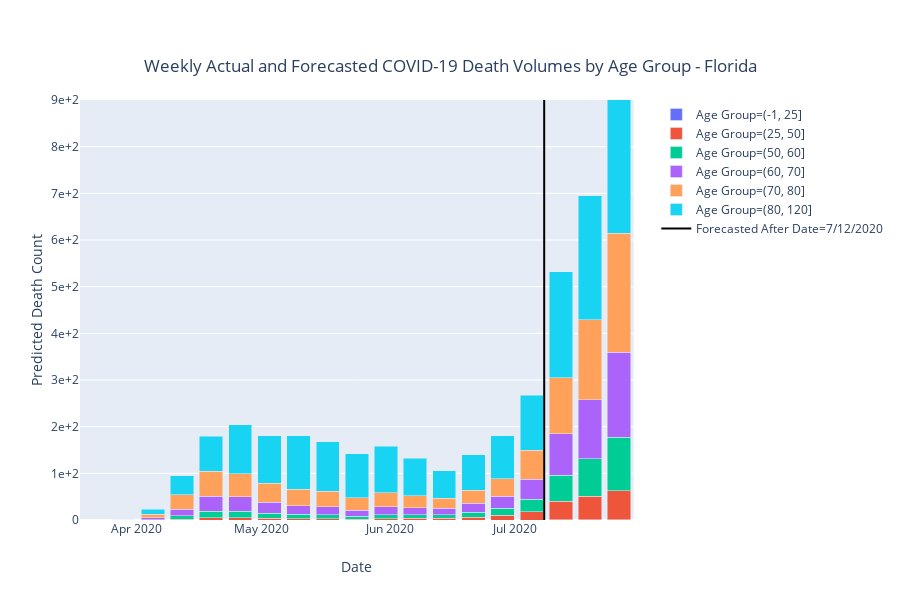

Notebook cell for this chart:
### Code cell
df4 = df4.astype({'avg_death_rate_r':int}) 

fig = px.bar(df4,
             x="TDR_Week",
             y='avg_death_rate_r',
             color='binned',
             barmode='stack',
             labels = {'TDR_Week':'Date','avg_death_rate_r':'Predicted Death Count','binned':'Age Group'},
             title={
                'text': "Weekly Actual and Forecasted COVID-19 Death Volumes by Age Group - Florida",
                'y':0.9,
                'x':0.5,
                'xanchor': 'center',
                'yanchor': 'top'})

temp = {'TDR_Week': ['2020-07-08','2020-07-08'],
        'avg_death_rate_r': [-10000, 10000],
        'binned':['7/12/2020','7/12/2020']
        }
temp_df = pd.DataFrame(temp, columns = ['TDR_Week', 'avg_death_rate_r','binned'])


fig2 = px.line(temp_df
                ,x='TDR_Week'
                ,y='avg_death_rate_r'
               ,color='binned'
            ,color_discrete_sequence=["black"]
               ,hover_data={'avg_death_rate_r':False
                           ,'TDR_Week':False}
               ,labels = {'TDR_Week':'<--- Actuals | Predictions--->','avg_death_rate_r':'blah','binned':'Forecasted After Date'},
)

fig.add_trace(fig2.data[0])
fig.update_yaxes(tickformat = ',.0', range = [0,900])
fig.update_traces(hovertemplate=None)
fig.update_layout(hovermode="x")

#fig.add_bar(df2,x='TDR_Week', y='pred_deaths', barmode='stacked')


fig.show()
#py.plot(fig, filename = 'Weekly Actual and Forecasted COVID-19 Death Volumes by Age Group - Florida', auto_open=False)

### Figure 1 — Plotly figure (JSON) as saved in the notebook; plotly's stock layout.template omitted (floating-point values rounded to 4 significant figures)
{"data": [{"alignmentgroup": "True", "hoverlabel": {"namelength": 0}, "legendgroup": "Age Group=(-1, 25]", "marker": {"color": "#636efa"}, "name": "Age Group=(-1, 25]", "offsetgroup": "Age Group=(-1, 25]", "orientation": "v", "showlegend": true, "textposition": "auto", "type": "bar", "x": ["2020-03-22T00:00:00", "2020-03-29T00:00:00", "2020-04-05T00:00:00", "2020-04-12T00:00:00", "2020-04-19T00:00:00", "2020-04-26T00:00:00", "2020-05-03T00:00:00", "2020-05-10T00:00:00", "2020-05-17T00:00:00", "2020-05-24T00:00:00", "2020-05-31T00:00:00", "2020-06-07T00:00:00", "2020-06-14T00:00:00", "2020-06-21T00:00:00", "2020-06-28T00:00:00", "2020-07-05T00:00:00", "2020-07-12T00:00:00", "2020-07-19T00:00:00", "2020-07-26T00:00:00"], "xaxis": "x", "y": [0, 0, 0, 0, 0, 0, 0, 0, 0, 0, 0, 0, 0, 0, 0, 0, 1, 1, 1], "yaxis": "y"}, {"alignmentgroup": "True", "hoverlabel": {"namelength": 0}, "legendgroup": "Age Group=(25, 50]", "marker": {"color": "#EF553B"}, "name": "Age Group=(25, 50]", "offsetgroup": "Age Group=(25, 50]", "orientation": "v", "showlegend": true, "textposition": "auto", "type": "bar", "x": ["2020-03-22T00:00:00", "2020-03-29T00:00:00", "2020-04-05T00:00:00", "2020-04-12T00:00:00", "2020-04-19T00:00:00", "2020-04-26T00:00:00", "2020-05-03T00:00:00", "2020-05-10T00:00:00", "2020-05-17T00:00:00", "2020-05-24T00:00:00", "2020-05-31T00:00:00", "2020-06-07T00:00:00", "2020-06-14T00:00:00", "2020-06-21T00:00:00", "2020-06-28T00:00:00", "2020-07-05T00:00:00", "2020-07-12T00:00:00", "2020-07-19T00:00:00", "2020-07-26T00:00:00"], "xaxis": "x", "y": [0, 0, 0, 2, 5, 5, 4, 3, 3, 2, 3, 4, 4, 6, 10, 18, 39, 50, 62], "yaxis": "y"}, {"alignmentgroup": "True", "hoverlabel": {"namelength": 0}, "legendgroup": "Age Group=(50, 60]", "marker": {"color": "#00cc96"}, "name": "Age Group=(50, 60]", "offsetgroup": "Age Group=(50, 60]", "orientation": "v", "showlegend": true, "textposition": "auto", "type": "bar", "x": ["2020-03-22T00:00:00", "2020-03-29T00:00:00", "2020-04-05T00:00:00", "2020-04-12T00:00:00", "2020-04-19T00:00:00", "2020-04-26T00:00:00", "2020-05-03T00:00:00", "2020-05-10T00:00:00", "2020-05-17T00:00:00", "2020-05-24T00:00:00", "2020-05-31T00:00:00", "2020-06-07T00:00:00", "2020-06-14T00:00:00", "2020-06-21T00:00:00", "2020-06-28T00:00:00", "2020-07-05T00:00:00", "2020-07-12T00:00:00", "2020-07-19T00:00:00", "2020-07-26T00:00:00"], "xaxis": "x", "y": [0, 0, 1, 7, 14, 14, 11, 9, 8, 6, 8, 7, 7, 11, 15, 27, 56, 80, 114], "yaxis": "y"}, {"alignmentgroup": "True", "hoverlabel": {"namelength": 0}, "legendgroup": "Age Group=(60, 70]", "marker": {"color": "#ab63fa"}, "name": "Age Group=(60, 70]", "offsetgroup": "Age Group=(60, 70]", "orientation": "v", "showlegend": true, "textposition": "auto", "type": "bar", "x": ["2020-03-22T00:00:00", "2020-03-29T00:00:00", "2020-04-05T00:00:00", "2020-04-12T00:00:00", "2020-04-19T00:00:00", "2020-04-26T00:00:00", "2020-05-03T00:00:00", "2020-05-10T00:00:00", "2020-05-17T00:00:00", "2020-05-24T00:00:00", "2020-05-31T00:00:00", "2020-06-07T00:00:00", "2020-06-14T00:00:00", "2020-06-21T00:00:00", "2020-06-28T00:00:00", "2020-07-05T00:00:00", "2020-07-12T00:00:00", "2020-07-19T00:00:00", "2020-07-26T00:00:00"], "xaxis": "x", "y": [0, 0, 4, 14, 32, 31, 23, 19, 17, 13, 17, 15, 14, 19, 26, 42, 89, 127, 182], "yaxis": "y"}, {"alignmentgroup": "True", "hoverlabel": {"namelength": 0}, "legendgroup": "Age Group=(70, 80]", "marker": {"color": "#FFA15A"}, "name": "Age Group=(70, 80]", "offsetgroup": "Age Group=(70, 80]", "orientation": "v", "showlegend": true, "textposition": "auto", "type": "bar", "x": ["2020-03-22T00:00:00", "2020-03-29T00:00:00", "2020-04-05T00:00:00", "2020-04-12T00:00:00", "2020-04-19T00:00:00", "2020-04-26T00:00:00", "2020-05-03T00:00:00", "2020-05-10T00:00:00", "2020-05-17T00:00:00", "2020-05-24T00:00:00", "2020-05-31T00:00:00", "2020-06-07T00:00:00", "2020-06-14T00:00:00", "2020-06-21T00:00:00", "2020-06-28T00:00:00", "2020-07-05T00:00:00", "2020-07-12T00:00:00", "2020-07-19T00:00:00", "2020-07-26T00:00:00"], "xaxis": "x", "y": [0, 0, 7, 31, 54, 49, 41, 35, 34, 27, 30, 26, 22, 28, 37, 63, 120, 171, 256], "yaxis": "y"}, {"alignmentgroup": "True", "hoverlabel": {"namelength": 0}, "legendgroup": "Age Group=(80, 120]", "marker": {"color": "#19d3f3"}, "name": "Age Group=(80, 120]", "offsetgroup": "Age Group=(80, 120]", "orientation": "v", "showlegend": true, "textposition": "auto", "type": "bar", "x": ["2020-03-29T00:00:00", "2020-04-05T00:00:00", "2020-04-12T00:00:00", "2020-04-19T00:00:00", "2020-04-26T00:00:00", "2020-05-03T00:00:00", "2020-05-10T00:00:00", "2020-05-17T00:00:00", "2020-05-24T00:00:00", "2020-05-31T00:00:00", "2020-06-07T00:00:00", "2020-06-14T00:00:00", "2020-06-21T00:00:00", "2020-06-28T00:00:00", "2020-07-05T00:00:00", "2020-07-12T00:00:00", "2020-07-19T00:00:00", "2020-07-26T00:00:00"], "xaxis": "x", "y": [1, 11, 41, 75, 105, 102, 115, 106, 94, 100, 80, 59, 76, 93, 117, 227, 266, 463], "yaxis": "y"}, {"customdata": [[-10000, "2020-07-08"], [10000, "2020-07-08"]], "hoverlabel": {"namelength": 0}, "legendgroup": "Forecasted After Date=7/12/2020", "line": {"color": "black", "dash": "solid"}, "mode": "lines", "name": "Forecasted After Date=7/12/2020", "showlegend": true, "type": "scatter", "x": ["2020-07-08", "2020-07-08"], "xaxis": "x", "y": [-10000, 10000], "yaxis": "y"}], "layout": {"barmode": "stack", "height": 600, "hovermode": "x", "legend": {"tracegroupgap": 0}, "title": {"text": "Weekly Actual and Forecasted COVID-19 Death Volumes by Age Group - Florida", "x": 0.5, "xanchor": "center", "y": 0.9, "yanchor": "top"}, "xaxis": {"anchor": "y", "domain": [0, 0.98], "title": {"text": "Date"}}, "yaxis": {"anchor": "x", "domain": [0, 1], "range": [0, 900], "tickformat": ",.0", "title": {"text": "Predicted Death Count"}}}}
